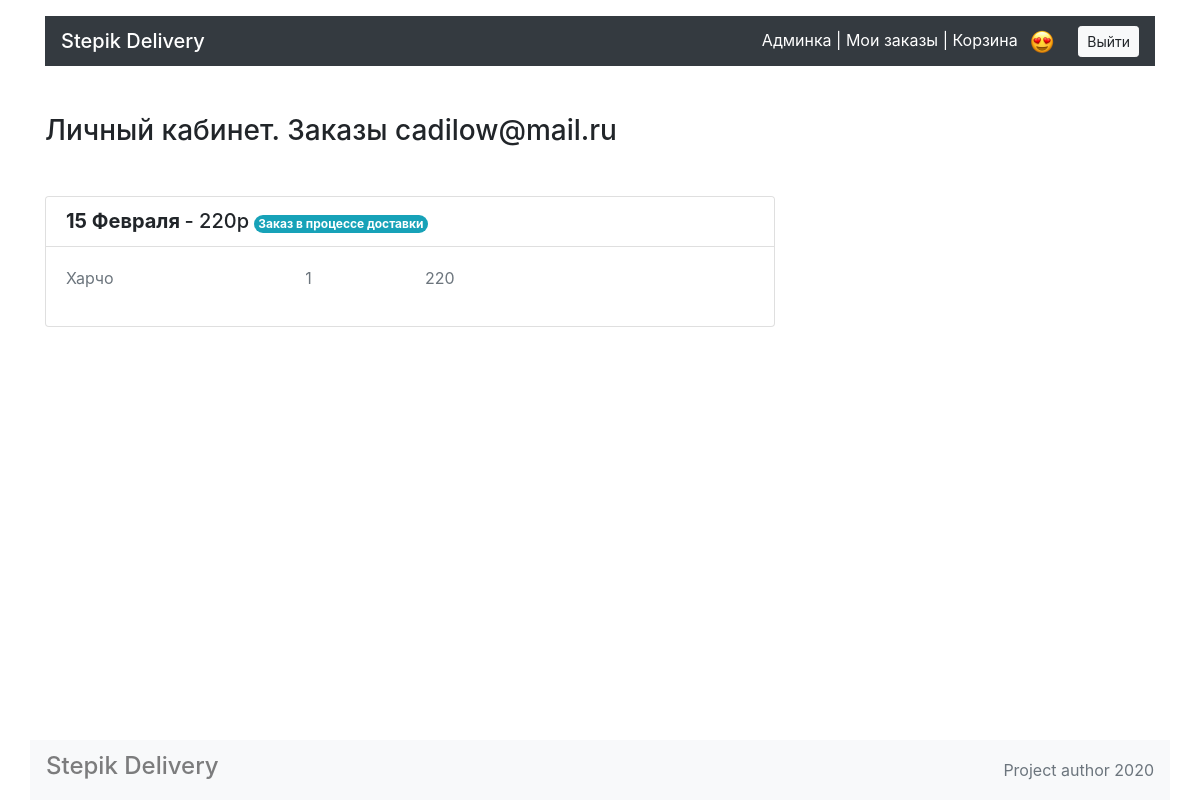
The app's page /account/ (signed in), older data.
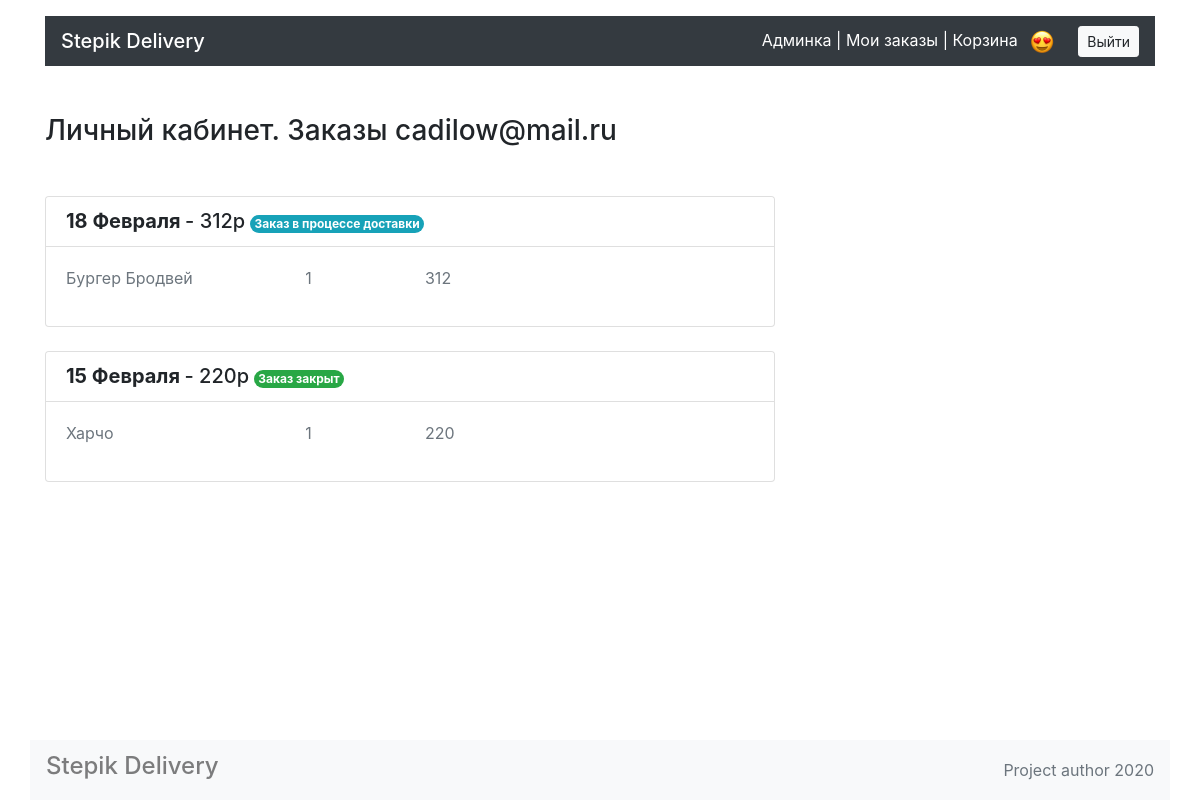
The same page, newer data.
### models.py (models this page shows)
class Order(db.Model):
    __tablename__ = 'orders'
    id = db.Column(db.Integer, primary_key=True)
    name = db.Column(db.String, nullable=False)
    date = db.Column(db.String, nullable=False)
    total = db.Column(db.Integer, nullable=False)
    status = db.Column(db.String, nullable=False)
    email = db.Column(db.String, nullable=False)
    tel = db.Column(db.Integer, nullable=False)
    address = db.Column(db.String, nullable=False)
    dishes = db.relationship('Dish', secondary=dishes_orders_association, back_populates='orders')

class Dish(db.Model):
    __tablename__ = 'dishes'
    id = db.Column(db.Integer, primary_key=True)
    title = db.Column(db.String, nullable=False)
    price = db.Column(db.Integer, nullable=False)
    description = db.Column(db.String, nullable=False)
    picture = db.Column(db.String, nullable=False)
    category = db.relationship('Category', back_populates='meals')
    category_id = db.Column(db.Integer, db.ForeignKey('categories.category_id'), nullable=False)
    orders = db.relationship('Order', secondary=dishes_orders_association, back_populates='dishes')

### views.py (the view)
@app.route('/account/')
def account():
    if session.get('user_id', False):
        user = db.session.query(User).filter(User.id==session['user_id']).first()
        orders = db.session.query(Order).filter(Order.email==user.mail).order_by(Order.date)[::-1]
        return render_template('account.html', user=user, orders=orders)
    return redirect('/auth/')

### templates/account.html (shortened to what this page needs)
{% extends 'base.html' %}
{% block container %}
  <main class="container">
    <section class="row">
      <div class="col-12 col-lg-8">
        <h1 class="h3 my-5">Личный кабинет. Заказы {{ user.mail }}</h1>
       {% for i in orders %}
        <div class="mt-4 card">
          <ul class="list-group list-group-flush">
            <li class="list-group-item">
              <div class="row">
                <div class="col-7 col-lg-9">
                  <span class="h5 font-weight-bold">{{ i.date }}</span>
                  <span class="h5">- {{ i.total }}р</span>
                  {% if i.status == 'a' %}
                  <span class="badge rounded-pill bg-info text-white">Заказ в процессе доставки</span>
                  {% elif i.status == 'b' %}
                  <span class="badge rounded-pill bg-success text-white">Заказ закрыт</span>
                  {% endif %}
                </div>
              </div>
            </li>
            <div class="card-body">
              <div class="row">
                {% for j in i.dishes %}
                <p class="col-4 text-muted">{{ j.title}} </p>
                <p class="col-2 text-muted">1 </p>
                <p class="col-6 text-muted">{{ j.price }} </p>
                {% endfor %}
              </div>
            </div>
          </ul>
        </div>
        {% endfor %}
      </div>
    </section>
  </main>
{% endblock %}

Row changes from the older to the newer data that the page shows:
added Order: date "18 Февраля", total "312", status "Заказ в процессе доставки"
now on this page (row unchanged): Dish: title "Бургер Бродвей", price "312", shown under "18 Февраля"
changed Order "15 Февраля": status "Заказ в процессе доставки" → "Заказ закрыт"
